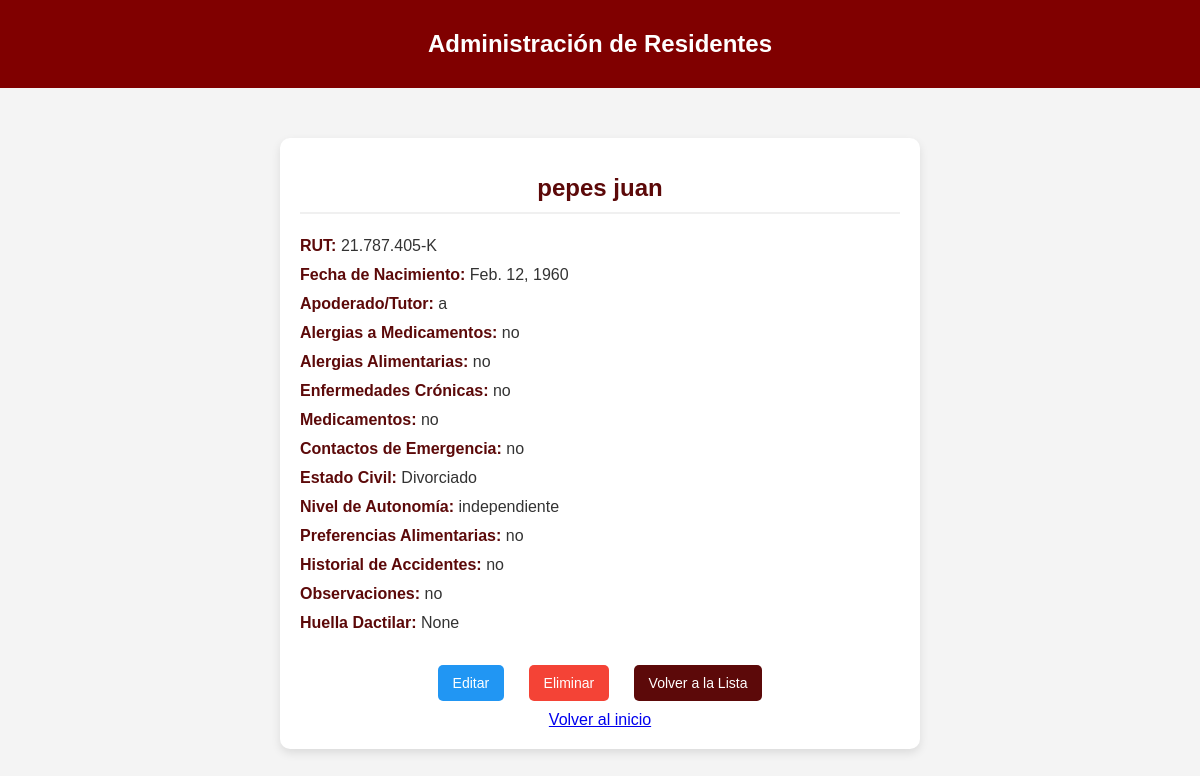
/registros/residentes/4/, run on the app's committed database.
### registros/models.py (models this page shows, shortened)
class Residente(models.Model):
    rut = models.CharField(max_length=12, unique=True)
    nombre = models.CharField(max_length=50)
    apellido_paterno = models.CharField(max_length=50)
    apellido_materno = models.CharField(max_length=50, blank=True, null=True)
    fecha_nacimiento = models.DateField()
    apoderado_tutor = models.CharField(max_length=100, blank=True, null=True)
    alergias_medicamentos = models.TextField(blank=True, null=True)
    alergias_alimentarias = models.TextField(blank=True, null=True)
    enfermedades_cronicas = models.TextField(blank=True, null=True)
    medicamentos = models.TextField(blank=True, null=True)
    contactos_emergencia = models.TextField(blank=True, null=True)
    estado_civil = models.CharField(max_length=20, blank=True, null=True)
    nivel_autonomia = models.CharField(max_length=50, blank=True, null=True)
    preferencias_alimentarias = models.TextField(blank=True, null=True)
    historial_accidentes = models.TextField(blank=True, null=True)
    observaciones = models.TextField(blank=True, null=True)
    huella_dactilar = models.BinaryField(blank=True, null=True)

### registros/views.py (the view)
# urls.py: path('residentes/<int:pk>/', ResidenteDetailView.as_view(), name='residente_detail'),
class ResidenteDetailView(DetailView):
    model = Residente
    template_name = 'registros/residente_detail.html'  # Plantilla de detalle

### registros/templates/registros/residente_detail.html (shortened to what this page needs)
<!DOCTYPE html>
<html lang="es">
{% load static %}
<head>
    <link rel="stylesheet" href="{% static 'css/custom_detail.css' %}">
</head>
<body>
    <nav class="navbar">
        <h1>Administración de Residentes</h1>
    </nav>
    <div class="container">
        <div class="card">
            <h1 class="card-title">{{ residente.nombre }} {{ residente.apellido_paterno }}</h1>
            <div class="card-content">
                <p><strong>RUT:</strong> {{ residente.rut }}</p>
                <p><strong>Fecha de Nacimiento:</strong> {{ residente.fecha_nacimiento }}</p>
                <p><strong>Apoderado/Tutor:</strong> {{ residente.apoderado_tutor }}</p>
                <p><strong>Alergias a Medicamentos:</strong> {{ residente.alergias_medicamentos }}</p>
                <p><strong>Alergias Alimentarias:</strong> {{ residente.alergias_alimentarias }}</p>
                <p><strong>Enfermedades Crónicas:</strong> {{ residente.enfermedades_cronicas }}</p>
                <p><strong>Medicamentos:</strong> {{ residente.medicamentos }}</p>
                <p><strong>Contactos de Emergencia:</strong> {{ residente.contactos_emergencia }}</p>
                <p><strong>Estado Civil:</strong> {{ residente.estado_civil }}</p>
                <p><strong>Nivel de Autonomía:</strong> {{ residente.nivel_autonomia }}</p>
                <p><strong>Preferencias Alimentarias:</strong> {{ residente.preferencias_alimentarias }}</p>
                <p><strong>Historial de Accidentes:</strong> {{ residente.historial_accidentes }}</p>
                <p><strong>Observaciones:</strong> {{ residente.observaciones }}</p>
                <p><strong>Huella Dactilar:</strong> {{ residente.huella_dactilar }}</p>
            </div>
            <div class="card-actions">
                <a href="{% url 'residente_update' residente.pk %}" class="action-button edit">Editar</a>
                <a href="{% url 'residente_delete' residente.pk %}" class="action-button delete">Eliminar</a>
                <a href="{% url 'residente_list' %}" class="action-button back">Volver a la Lista</a>
                <div class="home-button">
                    <a href="{% url 'home' %}" class="button-home">Volver al inicio</a>
                    </div>
            </div>
        </div>
    </div>
</body>
</html>

### registros/static/css/custom_detail.css (style rules this page uses)
body { font-family: 'Arial', sans-serif; margin: 0; padding: 0; background-color: #f4f4f4; }
.navbar { background-color: #800000; color: rgb(255, 255, 255); padding: 10px; text-align: center; }
.container { max-width: 600px; margin: 50px auto; padding: 20px; background-color: white; border-radius: 10px; box-shadow: 0px 4px 10px rgba(0, 0, 0, 0.1); }
.card { text-align: left; }
.card-title { text-align: center; font-size: 24px; color: #5c0909; margin-bottom: 20px; border-bottom: 2px solid #f0f0f0; padding-bottom: 10px; }
.card-content p { font-size: 16px; color: #333; margin: 5px 0; line-height: 1.5; }
.card-content p strong { color: #5c0909; }
.card-actions { margin-top: 20px; text-align: center; }
.action-button { display: inline-block; margin: 10px; padding: 10px 15px; text-decoration: none; border-radius: 5px; font-size: 14px; color: white; transition: background-color 0.3s ease; }
.home-button { align-items:center ; }
.action-button.edit { background-color: #2196F3; }
.action-button.delete { background-color: #f44336; }
.action-button.back { background-color: #5c0909; }

### data on the page
Residente: nombre "pepes", apellido_paterno "juan", rut "21.787.405-K", fecha_nacimiento "Feb. 12, 1960", apoderado_tutor "a", alergias_medicamentos "no", alergias_alimentarias "no", enfermedades_cronicas "no", medicamentos "no", contactos_emergencia "no", estado_civil "Divorciado", nivel_autonomia "independiente", preferencias_alimentarias "no", historial_accidentes "no", observaciones "no", huella_dactilar "None"
